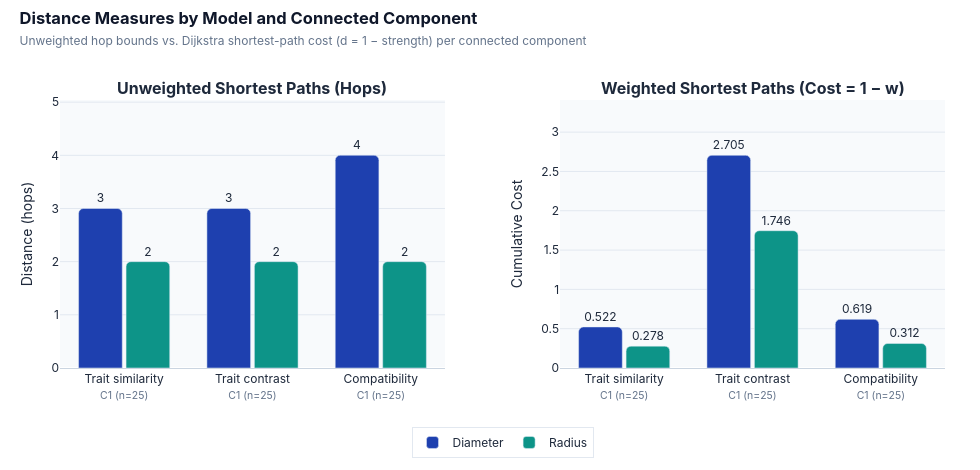

The code cell stored with this chart in its notebook:
### Code cell
# Compare hop distances and strength-derived costs for every connected component.
distance_plot = distance_results.copy()
distance_plot["Component label"] = distance_plot.apply(
    lambda row: (
        f"{row['Model'].replace('Work-group ', '').capitalize()}"
        f"<br><span style='font-size:10.5px;color:#64748B'>C{int(row['Component'])} (n={int(row['Component nodes'])})</span>"
    ),
    axis=1,
)

fig_dist = make_subplots(
    rows=1,
    cols=2,
    subplot_titles=(
        "<b>Unweighted Shortest Paths (Hops)</b>",
        "<b>Weighted Shortest Paths (Cost = 1 − w)</b>",
    ),
    horizontal_spacing=0.13,
)
for col_idx, (d_col, r_col, fmt) in enumerate(
    [
        ("Diameter (hops)", "Radius (hops)", "{:.0f}"),
        (
            "Weighted diameter (sum of 1 - w)",
            "Weighted radius (sum of 1 - w)",
            "{:.3f}",
        ),
    ],
    start=1,
):
    fig_dist.add_trace(
        go.Bar(
            x=distance_plot["Component label"],
            y=distance_plot[d_col],
            name="Diameter",
            marker={"color": "#1E40AF", "cornerradius": 5},
            text=[fmt.format(v) for v in distance_plot[d_col]],
            textposition="outside",
            showlegend=(col_idx == 1),
        ),
        row=1,
        col=col_idx,
    )
    fig_dist.add_trace(
        go.Bar(
            x=distance_plot["Component label"],
            y=distance_plot[r_col],
            name="Radius",
            marker={"color": "#0D9488", "cornerradius": 5},
            text=[fmt.format(v) for v in distance_plot[r_col]],
            textposition="outside",
            showlegend=(col_idx == 1),
        ),
        row=1,
        col=col_idx,
    )
    fig_dist.update_yaxes(
        title_text="Distance (hops)" if col_idx == 1 else "Cumulative Cost",
        range=[0, float(distance_plot[d_col].max()) * 1.26],
        gridcolor="#E2E8F0",
        row=1,
        col=col_idx,
    )
    fig_dist.update_xaxes(
        tickangle=0,
        linecolor="#CBD5E1",
        row=1,
        col=col_idx,
    )

fig_dist.update_layout(
    barmode="group",
    bargap=0.26,
    bargroupgap=0.08,
    title={
        "text": "<b>Distance Measures by Model and Connected Component</b><br><span style='font-size:12px;color:#64748B;font-weight:400'>Unweighted hop bounds vs. Dijkstra shortest-path cost (d = 1 − strength) per connected component</span>",
        "x": 0.02,
        "y": 0.95,
        "font": {
            "size": 16.5,
            "color": "#0F172A",
            "family": "Inter, -apple-system, sans-serif",
        },
    },
    width=980,
    height=470,
    paper_bgcolor="#FFFFFF",
    plot_bgcolor="#F8FAFC",
    font={"family": "Inter, -apple-system, sans-serif", "color": "#1E293B"},
    legend={
        "orientation": "h",
        "x": 0.5,
        "xanchor": "center",
        "y": -0.22,
        "yanchor": "top",
        "bgcolor": "rgba(255,255,255,0.95)",
        "bordercolor": "#E2E8F0",
        "borderwidth": 1,
    },
    margin={"l": 60, "r": 35, "t": 100, "b": 95},
)
fig_dist.show()

### Figure 1 — Plotly figure (JSON) as saved in the notebook; plotly's stock layout.template omitted (floating-point values rounded to 4 significant figures)
{"data": [{"marker": {"color": "#1E40AF", "cornerradius": 5}, "name": "Diameter", "showlegend": true, "text": ["3", "3", "4"], "textposition": "outside", "type": "bar", "x": ["Trait similarity<br><span style='font-size:10.5px;color:#64748B'>C1 (n=25)</span>", "Trait contrast<br><span style='font-size:10.5px;color:#64748B'>C1 (n=25)</span>", "Compatibility<br><span style='font-size:10.5px;color:#64748B'>C1 (n=25)</span>"], "xaxis": "x", "y": [3, 3, 4], "yaxis": "y"}, {"marker": {"color": "#0D9488", "cornerradius": 5}, "name": "Radius", "showlegend": true, "text": ["2", "2", "2"], "textposition": "outside", "type": "bar", "x": ["Trait similarity<br><span style='font-size:10.5px;color:#64748B'>C1 (n=25)</span>", "Trait contrast<br><span style='font-size:10.5px;color:#64748B'>C1 (n=25)</span>", "Compatibility<br><span style='font-size:10.5px;color:#64748B'>C1 (n=25)</span>"], "xaxis": "x", "y": [2, 2, 2], "yaxis": "y"}, {"marker": {"color": "#1E40AF", "cornerradius": 5}, "name": "Diameter", "showlegend": false, "text": ["0.522", "2.705", "0.619"], "textposition": "outside", "type": "bar", "x": ["Trait similarity<br><span style='font-size:10.5px;color:#64748B'>C1 (n=25)</span>", "Trait contrast<br><span style='font-size:10.5px;color:#64748B'>C1 (n=25)</span>", "Compatibility<br><span style='font-size:10.5px;color:#64748B'>C1 (n=25)</span>"], "xaxis": "x2", "y": [0.522, 2.705, 0.619], "yaxis": "y2"}, {"marker": {"color": "#0D9488", "cornerradius": 5}, "name": "Radius", "showlegend": false, "text": ["0.278", "1.746", "0.312"], "textposition": "outside", "type": "bar", "x": ["Trait similarity<br><span style='font-size:10.5px;color:#64748B'>C1 (n=25)</span>", "Trait contrast<br><span style='font-size:10.5px;color:#64748B'>C1 (n=25)</span>", "Compatibility<br><span style='font-size:10.5px;color:#64748B'>C1 (n=25)</span>"], "xaxis": "x2", "y": [0.278, 1.746, 0.312], "yaxis": "y2"}], "layout": {"annotations": [{"font": {"size": 16}, "showarrow": false, "text": "<b>Unweighted Shortest Paths (Hops)</b>", "x": 0.2175, "xanchor": "center", "xref": "paper", "y": 1.0, "yanchor": "bottom", "yref": "paper"}, {"font": {"size": 16}, "showarrow": false, "text": "<b>Weighted Shortest Paths (Cost = 1 − w)</b>", "x": 0.7825, "xanchor": "center", "xref": "paper", "y": 1.0, "yanchor": "bottom", "yref": "paper"}], "bargap": 0.26, "bargroupgap": 0.08, "barmode": "group", "font": {"color": "#1E293B", "family": "Inter, -apple-system, sans-serif"}, "height": 470, "legend": {"bgcolor": "rgba(255,255,255,0.95)", "bordercolor": "#E2E8F0", "borderwidth": 1, "orientation": "h", "x": 0.5, "xanchor": "center", "y": -0.22, "yanchor": "top"}, "margin": {"b": 95, "l": 60, "r": 35, "t": 100}, "paper_bgcolor": "#FFFFFF", "plot_bgcolor": "#F8FAFC", "title": {"font": {"color": "#0F172A", "family": "Inter, -apple-system, sans-serif", "size": 16.5}, "text": "<b>Distance Measures by Model and Connected Component</b><br><span style='font-size:12px;color:#64748B;font-weight:400'>Unweighted hop bounds vs. Dijkstra shortest-path cost (d = 1 − strength) per connected component</span>", "x": 0.02, "y": 0.95}, "width": 980, "xaxis": {"anchor": "y", "domain": [0.0, 0.435], "linecolor": "#CBD5E1", "tickangle": 0}, "xaxis2": {"anchor": "y2", "domain": [0.565, 1.0], "linecolor": "#CBD5E1", "tickangle": 0}, "yaxis": {"anchor": "x", "domain": [0.0, 1.0], "gridcolor": "#E2E8F0", "range": [0, 5.04], "title": {"text": "Distance (hops)"}}, "yaxis2": {"anchor": "x2", "domain": [0.0, 1.0], "gridcolor": "#E2E8F0", "range": [0, 3.408], "title": {"text": "Cumulative Cost"}}}}
